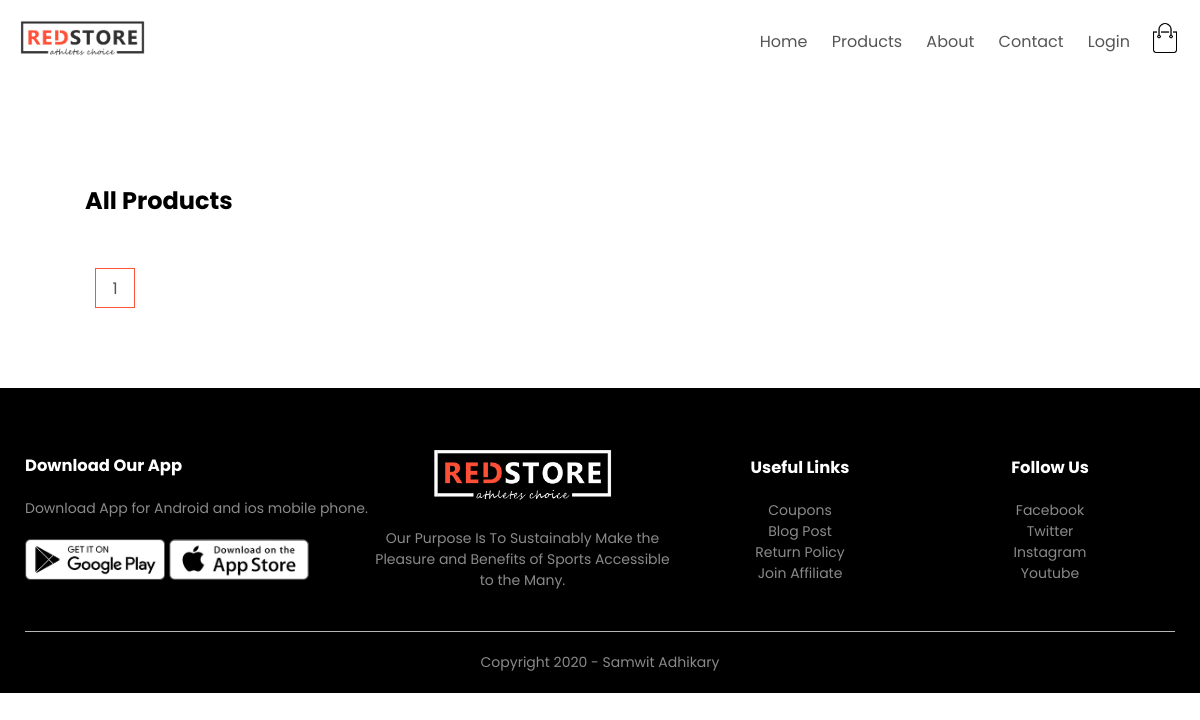
The app's page /products, older data.
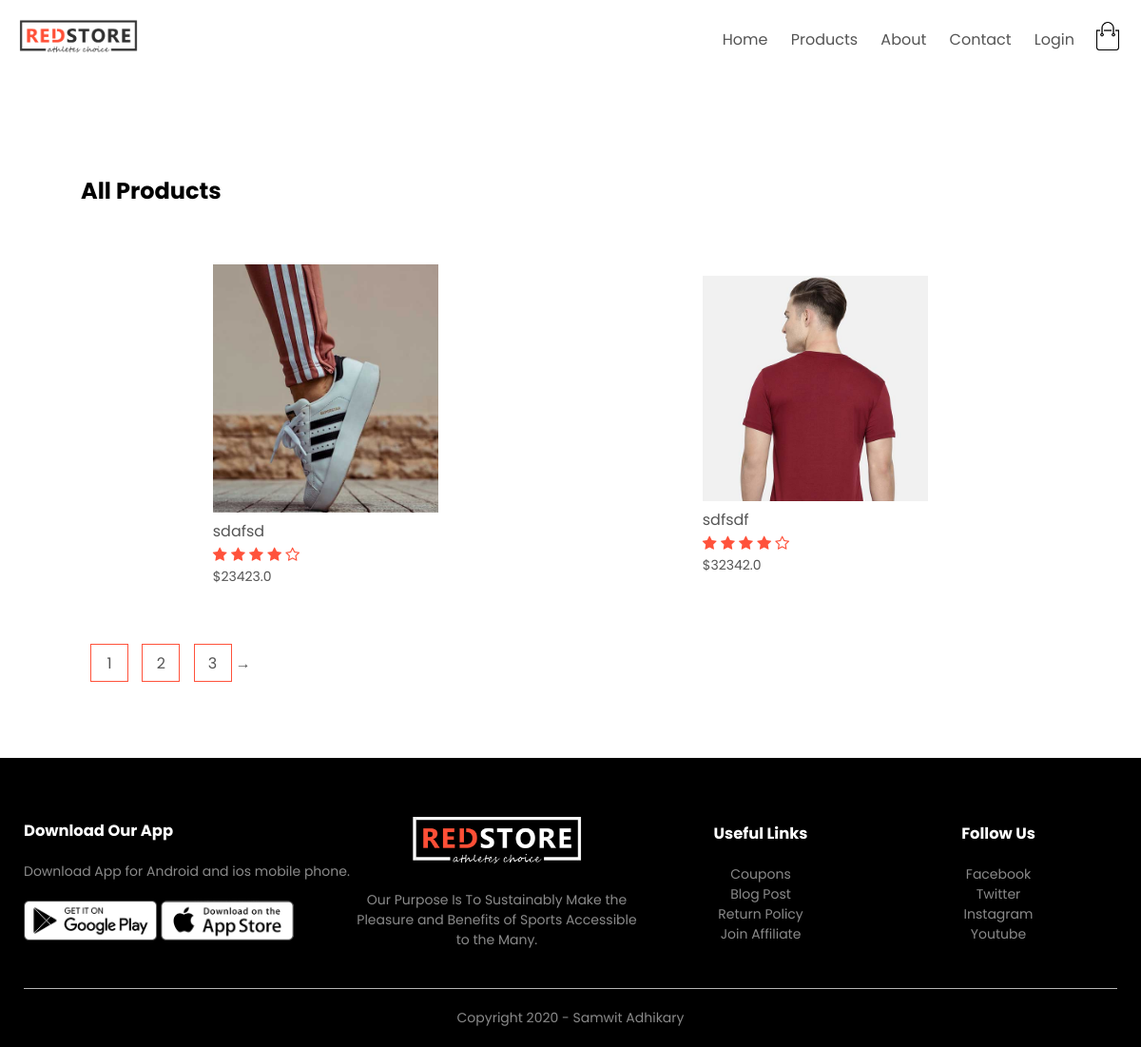
The same page, newer data.
### Products/models.py (models this page shows, shortened)
class ProductModels(models.Model):
     LIVE=1
     DELETE=0
     DELETE_CHOICE=((LIVE,'live'),(DELETE,'Delete'))
     title=models.CharField(max_length=100)
     price=models.FloatField()
     description=models.CharField(max_length=200)
     image=models.ImageField(upload_to='media/productimage')
     category=models.CharField(max_length=100)
     priority=models.IntegerField(default=0)
     delete_status=models.IntegerField(choices=DELETE_CHOICE,default=LIVE)
     created_at=models.DateTimeField(auto_created=True)
     updated_at=models.DateTimeField(auto_now=True)

### Products/views.py (the view)
# urls.py: path('products', views.list_product,name='products'),
def list_product(request):
    products_list = ProductModels.objects.order_by('-priority')
    product_paginator = Paginator(products_list, 2)  # 2 products per page
    page = request.GET.get('page', 1)
    page_obj = product_paginator.get_page(page)
    def chunk_products(products, size):
        return [products[i:i + size] for i in range(0, len(products), size)]
    chunked_products = chunk_products(list(page_obj), 4)
    context = {
        'products_chunks': chunked_products,
        'page_obj': page_obj
    }
    return render(request, 'products.html', context)

### templates/products.html (shortened to what this page needs)
{% extends 'base.html' %}
{% block content %}
    {% include 'product_list.html' %}
{% endblock content %}

### templates/product_list.html (shortened to what this page needs)
{% load static %}
<div class="small-container">
  <div class="row row-2">
    <h2>All Products</h2>
  </div>
  {% for product_chunk in products_chunks %}
  <div class="row">
    {% for product in product_chunk %}
    <div class="col-4">
      <a href="{% url 'product_details' product.id %}">
        <img src="{{ product.image.url }}" alt="{{ product.title }}">
      </a>
      <h4>{{ product.title }}</h4>
      <div class="rating">
        <i class="fa fa-star"></i>
        <i class="fa fa-star"></i>
        <i class="fa fa-star"></i>
        <i class="fa fa-star"></i>
        <i class="fa fa-star-o"></i>
      </div>
      <p>${{ product.price }}</p>
    </div>
    {% endfor %}
  </div>
  {% endfor %}
  <div class="page-btn">
    {% for i in page_obj.paginator.page_range %}
      <a href="?page={{ i }}" {% if page_obj.number == i %}class="active"{% endif %}>
        <span>{{ i }}</span>
      </a>
    {% endfor %}
    {% if page_obj.has_next %}
      <a href="?page={{ page_obj.next_page_number }}">→</a>
    {% endif %}
  </div>
</div>

Row changes from the older to the newer data that the page shows:
added ProductModels: image (picture), title "sdafsd", price "23423.0"
added ProductModels: image (picture), title "sdfsdf", price "32342.0"
Text that changed along with them:
new list line: "2"
new list line: "3"
